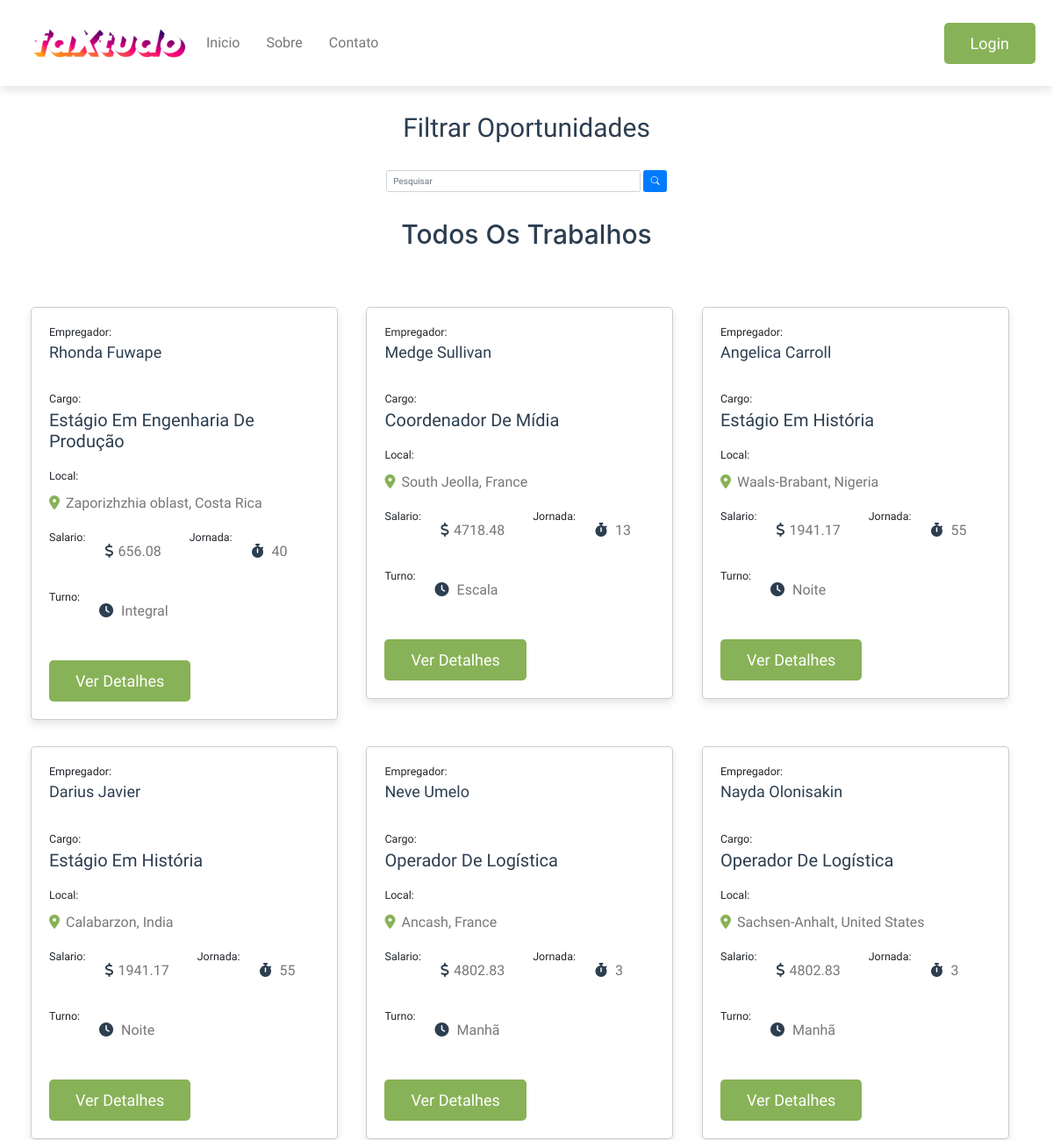
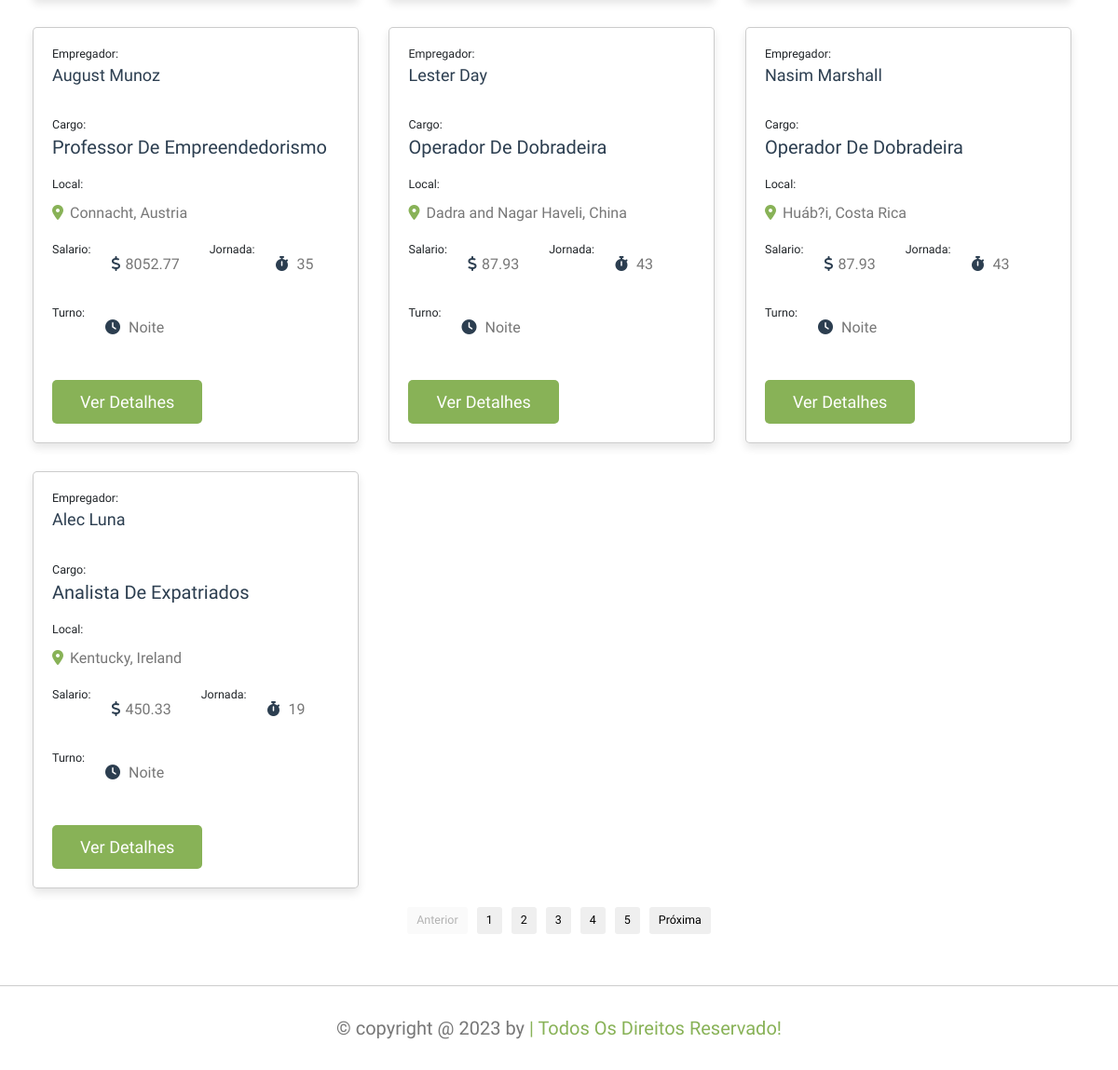
The page / on the database its author committed (2 pictures, top to bottom).
### tables this page shows
CREATE TABLE publica (
    fk_USUARIO_id_user INT UNSIGNED NOT NULL,
    fk_EMPREGO_id_job INT UNSIGNED NOT NULL,
    PRIMARY KEY (fk_USUARIO_id_user, fk_EMPREGO_id_job)
);

CREATE TABLE USUARIO (
    id_user INT UNSIGNED NOT NULL PRIMARY KEY AUTO_INCREMENT,
    cnpj_cpf VARCHAR(14) NOT NULL UNIQUE,
    nome VARCHAR(500),
    email VARCHAR(500),
    senha VARCHAR(512),
    tel VARCHAR(500),
    dt_nasc DATE,
    especialidade VARCHAR(500),
    cep varchar(500),
    bairro varchar(500),
    cidade varchar(500),
    uf varchar(500),
    pais varchar(500)
);

CREATE TABLE EMPREGO (
    id_job INT UNSIGNED NOT NULL PRIMARY KEY AUTO_INCREMENT,
    cargo VARCHAR(500),
    cat_cargo VARCHAR(500),
    desc_cargo TEXT,
    dt_cadastro TIMESTAMP,
    salario DOUBLE,
    jornada VARCHAR(500),
    turno VARCHAR(500),
    requerimentos VARCHAR(500),
    qualificacao_min VARCHAR(500),
    habilidades VARCHAR(500),
    n_vagas INT,
    cep varchar(500),
    bairro VARCHAR(500),
    cidade VARCHAR(500),
    uf VARCHAR(500),
    pais VARCHAR(500)
);

### public/tabela_css.php (the view, shortened to what this page needs)
<?php include_once 'private/banco.php';?>
<h1 class="heading">Todos os trabalhos</h1>
<section class="jobs-container">
<?php
	if ($totalItens > 0):
		$resultado = mysqli_query($connect,$sql);
		$anterior = $offset - 1;
		$anterior = $anterior > 1 ? $anterior : null;
		$proximo = ($offset + 1)*$limit < $totalItens ? $offset + 1 : null;
		while($linha = mysqli_fetch_array($resultado)):
?>
			<div class="box-container m-4">
				<div class="box">
					<div class="company">
						<div>
							<h5 class="h5_color">Empregador:</h5>
							<h3><?php echo $linha['nome']?></h3>
							<?php
								$today = date("Y-m-d");
								$date1 = date_create($today);
								$date2 = date_create($linha['dt_cadastro']);
								$interval = date_diff($date1, $date2);
								$tempo_d = "Tempo Decorrido : " . $interval->y . " anos, " . $interval->m." meses, ".$interval->d." dias ";
							?>
							<h3><?php $tempo_d ?></h3>
						</div>
					</div>
					<h5 class="h5_color">Cargo:</h5>
					<h3 class="job-title"><?php echo  $linha['cargo']; ?></h3><br>
					<h5 class="h5_color">Local:</h5>
					<p class="location"><i class="fas fa-map-marker-alt"></i> <span><?php echo  $linha['uf']; ?>, <?php echo  $linha['pais']; ?></span></p>
					<div class="tags">
						<h5 class="h5_color">Salario:</h5>
						<p><i class="fas fa-dollar-sign"><span></i><?php echo  $linha['salario']; ?></pan></p><br>
						<h5 class="h5_color">Jornada:</h5>
						<p><i class="fas fa-stopwatch"></i> <span><?php echo  $linha['jornada']; ?></span></p><br>
						<h5 class="h5_color">Turno:</h5>
						<p><i class="fas fa-clock"></i> <span><?php echo  $linha['turno']; ?></span></p>
					</div>
					<div class="flex-btn">
						<a href="detalha_job.php?subject=<?php echo  $linha['id_job'];?>" class="btn-site">Ver Detalhes</a>
					</div>
				</div>
			</div>
		<?php
		endwhile;
		?>
		<div class="container">
			<div class="row">
				<div class="d-flex justify-content-center align-self-center">
					<button <?php echo $anterior ?? 'disabled' ?> class="m-2 <?php $offset == 1 ? 'current-page' : '' ?> btn-lg" onclick="redirect('<?php echo $search; ?>', <?php echo $limit;?>, <?php echo $anterior;?>)">Anterior</button>
					<?php
					for($i = $offset - 4; $i <= $offset; $i++):
					?>
						<?php
						if ($i < 1) { continue; }
						?>
							<button class="m-2 <?php $offset == $i ? 'current-page' : '' ?> btn-lg" onclick="redirect('<?php echo $search; ?>', <?php echo $limit;?>, <?php echo $i;?>)"><?php echo ($i) ?></button>
					<?php
					endfor;
					?>
					<?php
					for($i = $offset + 1; $i < $offset + 5; $i++):
					?>
							<button class="m-2 btn-lg" onclick="redirect('<?php echo $search; ?>', <?php echo $limit;?>, <?php echo $i;?>)"><?php echo ($i) ?></button>
					<?php
					endfor;
					?>
					<button <?php echo $proximo ?? 'disabled' ?> class="m-2 <?php $offset == $totalPaginas ? 'current-page' : '' ?> btn-lg" onclick="redirect('<?php echo $search; ?>', <?php echo $limit;?>, <?php echo $proximo;?>)">Próxima</button>
				</div>
			</div>
		</div>
		<?php
		endif;
		?>
</section><br><br>

### public/header.php (shortened to what this page needs)
<!DOCTYPE html>
<html lang="pt-br">
<head>
	<?php include_once 'bootstrap.php';?>
	<link rel="stylesheet" href="https://cdn.jsdelivr.net/npm/bootstrap@4.0.0/dist/css/bootstrap.min.css">
	<link rel="stylesheet" href="../css/style.css">
</head>
<body>
<header class="header">
	<section class="flex">
		<nav class="navbar">
			<?php
			if (!is_null($_SESSION['ID'])){
			?>
				<a href="/private/painel.php" style="text-decoration:none">Painel</a>
				<a href="/private/vagas.php" style="text-decoration:none">Propostas Abertas</a>
				<a href="/private/registro_emprego.php" style="text-decoration: none">Novo Projeto</a>
				<a href="/sobre.php" style="text-decoration:none">Sobre</a>
				<a href="/contato.php" style="text-decoration:none">Contato</a>
			<?php
			} else {
			?>
				<img src="/logos/logo_1.png" alt="Logo" width="190" height="48">
				<a href="/index.php" style="text-decoration:none">Inicio</a>
				<a href="/sobre.php" style="text-decoration:none">Sobre</a>
				<a href="/contato.php" style="text-decoration:none">Contato</a>
			<?php
			}
			?>
		</nav>
		<?php
		if (!is_null($_SESSION['ID'])){
		?>
			<a href="/private/logout.php" class="btn-site" style="margin-top: 0; color: white" >Sair</a>
		<?php
		}else{
		?>
			<a href="login.php" class="btn-site" style="margin-top: 0; color: white" >Login</a>
		<?php
		}
		?>
	</section>
</header>

### public/bootstrap.php (shortened to what this page needs)
<link href="https://cdn.jsdelivr.net/npm/bootstrap@5.3.1/dist/css/bootstrap.min.css" rel="stylesheet">
<link rel="stylesheet" href="https://cdn.jsdelivr.net/npm/bootstrap-icons@1.10.5/font/bootstrap-icons.css">

### public/index.php (shortened to what this page needs)
<?php include_once 'header.php';?>
<?php include_once 'private/banco.php';?>
<?php
	$search = $_GET['search'] ?? null;
	$limit = $_GET['limit'] ?? 10;
	$offset = $_GET['offset'] ?? 1;
	$sql = "
		SELECT *
		FROM emprego e
		INNER JOIN publica p ON p.fk_EMPREGO_id_job = e.id_job
		INNER JOIN usuario u ON u.id_user = p.fk_USUARIO_id_user
	";
	$totalItens = mysqli_num_rows(mysqli_query($connect, $sql));
	$totalPaginas = ceil($totalItens / $limit);
	$offset = $offset <= $totalPaginas ? $offset : $totalPaginas;
	if (
		is_numeric($limit) &&
		$limit > 0 &&
		is_numeric($offset) &&
		$offset > 0 &&
		$offset < $totalPaginas
	) {
		$sql .= " LIMIT $offset, $limit ";
	} else {
		$sql .= " LIMIT 0, 10 ";
	}
?>
<section class="job-filter">
	<h1 class="heading">Filtrar Oportunidades</h1>
	<div class="box-search" display="flex">
		<input type="search" class="form-control w-25" placeholder="Pesquisar" id="pesquisar">
		<button onclick="searchData()" class="btn btn-primary">
			<i class="bi bi-search"></i>
		</button>
	</div>
</section>
<?php include_once 'tabela_css.php';?>
<?php include_once 'footer.php';?>

### public/footer.php (shortened to what this page needs)
<footer class="footer">
	<div class="credit">&copy; copyright @ 2023 by <span>| todos os direitos reservado!</span></div>
</footer>
</body>
</html>

### public/css/style.css (style rules this page uses)
:root { --main-color:#88b257; --red:red; --light-color:#777; --light-bg:#fff; --black:#2c3e50; --white:#fff; --box-shadow:0 .5rem 1rem rgba(0,0,0,.1); --border:.1rem solid rgba(0,0,0,.2); }
* { font-family: 'Comfortaa', cursive; margin: 0; padding: 0; box-sizing: border-box; text-decoration: none; outline: none; border: none; }
html { font-size: 62.5%; overflow-x: hidden; scroll-padding-top: 7rem; scroll-behavior: smooth; }
body { background-color: var(--light-bg); }
section { padding: 2rem; margin: 0 auto; max-width: 1200px; }
.heading { text-align: center; margin-bottom: 2rem; font-size: 3rem; color: var(--black); text-transform: capitalize; padding: 1rem 0; }
.btn-site { display: inline-block; margin-top: 1rem; padding: 1rem 3rem; cursor: pointer; font-size: 1.8rem; color: var(--white); background-color: var(--main-color); border-radius: .5rem; text-transform: capitalize; text-align: center; }
.flex-btn { display: flex; align-items: center; justify-content: space-between; column-gap: 1rem; flex-wrap: wrap; }
.header { position: sticky; top: 0; left: 0; right: 0; background-color: var(--white); box-shadow: var(--box-shadow); z-index: 1000; }
.header .flex { position: relative; display: flex; align-items: center; justify-content: space-between; }
.header .flex .navbar a { display: inline-block; padding: 1rem 1.5rem; font-size: 1.6rem; color: var(--light-color); border-radius: .5rem; text-transform: capitalize; }
.jobs-container .box-container { display: inline-grid; grid-template-columns: repeat(auto-fit, 35rem); gap: 1.5rem; align-items: flex-start; justify-content: center; }
.jobs-container .box-container .box { background-color: var(--white); border-radius: .5rem; border: var(--border); padding: 2rem; box-shadow: var(--box-shadow); overflow-x: hidden; }
.jobs-container .box-container .box .company { display: flex; align-items: center; gap: 1.5rem; margin-bottom: 1.5rem; }
.jobs-container .box-container .box .company h3 { font-size: 1.8rem; color: var(--black); text-overflow: ellipsis; overflow-x: hidden; text-transform: capitalize; padding-bottom: .5rem; }
.jobs-container .box-container .box .job-title { font-size: 2rem; color: var(--black); text-transform: capitalize; overflow-x: hidden; text-overflow: ellipsis; }
.jobs-container .box-container .box .location { padding: .7rem 0; font-size: 1.6rem; color: var(--light-color); }
.jobs-container .box-container .box .location i { margin-right: .3rem; color: var(--main-color); }
.jobs-container .box-container .box .tags { display: flex; flex-wrap: wrap; gap: 1rem; margin: 1.2rem 0; }
.jobs-container .box-container .box .tags p { padding: 1.2rem; border-radius: .5rem; background-color: var(--light-bg); font-size: 1.6rem; color: var(--light-color); }
.jobs-container .box-container .box .tags p i { margin-right: .5rem; color: var(--black); }
.footer .credit { text-align: center; padding:3rem 2rem; border-top: var(--border); background-color: var(--white); font-size: 2rem; color: var(--light-color); line-height: 1.5; }
.footer .credit span { color: var(--main-color); text-transform: capitalize; }

### public/index.php (style rules this page uses)
.box-search { display: flex; justify-content: center; gap: .3% }

### rows shown on the page
publica: fk_USUARIO_id_user.nome "Rhonda Fuwape", fk_EMPREGO_id_job.cargo "Estágio Em Engenharia De Produção", fk_USUARIO_id_user.uf "Zaporizhzhia oblast", fk_USUARIO_id_user.pais "Costa Rica", fk_EMPREGO_id_job.salario "656.08", fk_EMPREGO_id_job.jornada "40", fk_EMPREGO_id_job.turno "Integral"
publica: fk_USUARIO_id_user.nome "Medge Sullivan", fk_EMPREGO_id_job.cargo "Coordenador De Mídia", fk_USUARIO_id_user.uf "South Jeolla", fk_USUARIO_id_user.pais "France", fk_EMPREGO_id_job.salario "4718.48", fk_EMPREGO_id_job.jornada "13", fk_EMPREGO_id_job.turno "Escala"
publica: fk_USUARIO_id_user.nome "Angelica Carroll", fk_EMPREGO_id_job.cargo "Estágio Em História", fk_USUARIO_id_user.uf "Waals-Brabant", fk_USUARIO_id_user.pais "Nigeria", fk_EMPREGO_id_job.salario "1941.17", fk_EMPREGO_id_job.jornada "55", fk_EMPREGO_id_job.turno "Noite"
publica: fk_USUARIO_id_user.nome "Darius Javier", fk_EMPREGO_id_job.cargo "Estágio Em História", fk_USUARIO_id_user.uf "Calabarzon", fk_USUARIO_id_user.pais "India", fk_EMPREGO_id_job.salario "1941.17", fk_EMPREGO_id_job.jornada "55", fk_EMPREGO_id_job.turno "Noite"
publica: fk_USUARIO_id_user.nome "Neve Umelo", fk_EMPREGO_id_job.cargo "Operador De Logística", fk_USUARIO_id_user.uf "Ancash", fk_USUARIO_id_user.pais "France", fk_EMPREGO_id_job.salario "4802.83", fk_EMPREGO_id_job.jornada "3", fk_EMPREGO_id_job.turno "Manhã"
publica: fk_USUARIO_id_user.nome "Nayda Olonisakin", fk_EMPREGO_id_job.cargo "Operador De Logística", fk_USUARIO_id_user.uf "Sachsen-Anhalt", fk_USUARIO_id_user.pais "United States", fk_EMPREGO_id_job.salario "4802.83", fk_EMPREGO_id_job.jornada "3", fk_EMPREGO_id_job.turno "Manhã"
publica: fk_USUARIO_id_user.nome "August Munoz", fk_EMPREGO_id_job.cargo "Professor De Empreendedorismo", fk_USUARIO_id_user.uf "Connacht", fk_USUARIO_id_user.pais "Austria", fk_EMPREGO_id_job.salario "8052.77", fk_EMPREGO_id_job.jornada "35", fk_EMPREGO_id_job.turno "Noite"
publica: fk_USUARIO_id_user.nome "Lester Day", fk_EMPREGO_id_job.cargo "Operador De Dobradeira", fk_USUARIO_id_user.uf "Dadra and Nagar Haveli", fk_USUARIO_id_user.pais "China", fk_EMPREGO_id_job.salario "87.93", fk_EMPREGO_id_job.jornada "43", fk_EMPREGO_id_job.turno "Noite"
publica: fk_USUARIO_id_user.nome "Nasim Marshall", fk_EMPREGO_id_job.cargo "Operador De Dobradeira", fk_USUARIO_id_user.uf "Huáb?i", fk_USUARIO_id_user.pais "Costa Rica", fk_EMPREGO_id_job.salario "87.93", fk_EMPREGO_id_job.jornada "43", fk_EMPREGO_id_job.turno "Noite"
publica: fk_USUARIO_id_user.nome "Alec Luna", fk_EMPREGO_id_job.cargo "Analista De Expatriados", fk_USUARIO_id_user.uf "Kentucky", fk_USUARIO_id_user.pais "Ireland", fk_EMPREGO_id_job.salario "450.33", fk_EMPREGO_id_job.jornada "19", fk_EMPREGO_id_job.turno "Noite"
